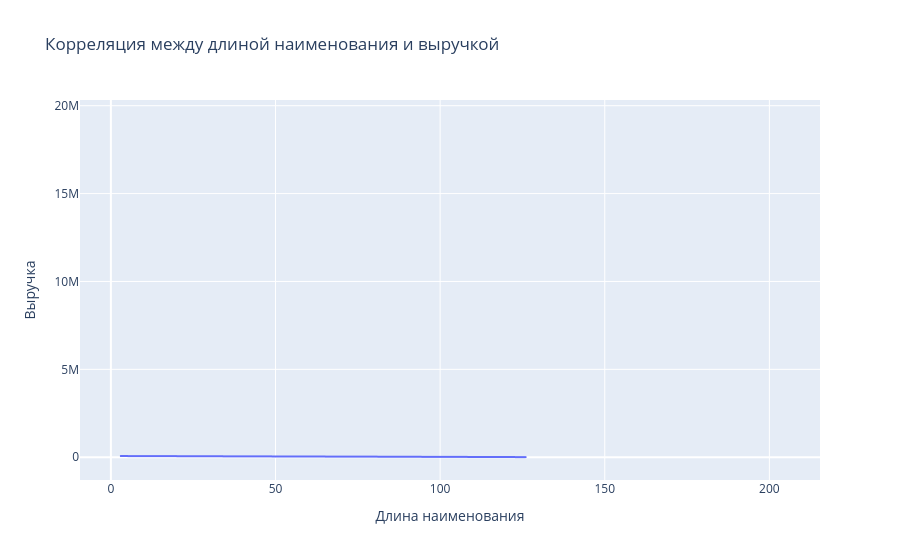

Notebook source saved alongside this figure:
### Code cell
import pandas as pd
import plotly.express as px
from datetime import datetime
import math

name_gain_data = []
for org in content:
    name_length = len(org['shortName'])
    gain = np.average([bfo['gainSum'] for bfo in org['bfo'] if bfo['gainSum']])
    name_gain_data.append({'name_length': name_length, 'gainSum': gain})

name_gain_df = pd.DataFrame(name_gain_data)

fig = px.scatter(name_gain_df, x='name_length', y='gainSum', trendline='ols',
                 title='Корреляция между длиной наименования и выручкой',
                 labels={'name_length': 'Длина наименования', 'gainSum': 'Выручка'})
fig.update_traces(marker=dict(opacity=0))
fig.show()

### Figure 1 — Plotly figure (JSON) as saved in the notebook; plotly's stock layout.template omitted (floating-point values rounded to 4 significant figures; data arrays with more than 128 entries replaced by an {"elided": "..."} marker saying what was removed)
{"data": [{"hovertemplate": "Длина наименования=%{x}<br>Выручка=%{y}<extra></extra>", "legendgroup": "", "marker": {"color": "#636efa", "opacity": 0, "symbol": "circle"}, "mode": "markers", "name": "", "showlegend": false, "type": "scattergl", "x": {"elided": "9832 int values"}, "xaxis": "x", "y": {"elided": "9832 float values"}, "yaxis": "y"}, {"hovertemplate": "<b>OLS trendline</b><br>gainSum = -486.01 * name_length + 70001.7<br>R<sup>2</sup>=0.000078<br><br>Длина наименования=%{x}<br>Выручка=%{y} <b>(trend)</b><extra></extra>", "legendgroup": "", "marker": {"color": "#636efa", "opacity": 0, "symbol": "circle"}, "mode": "lines", "name": "", "showlegend": false, "type": "scattergl", "x": {"elided": "7058 int values"}, "xaxis": "x", "y": {"elided": "7058 float values"}, "yaxis": "y"}], "layout": {"legend": {"tracegroupgap": 0}, "title": {"text": "Корреляция между длиной наименования и выручкой"}, "xaxis": {"anchor": "y", "domain": [0, 1], "title": {"text": "Длина наименования"}}, "yaxis": {"anchor": "x", "domain": [0, 1], "title": {"text": "Выручка"}}}}
